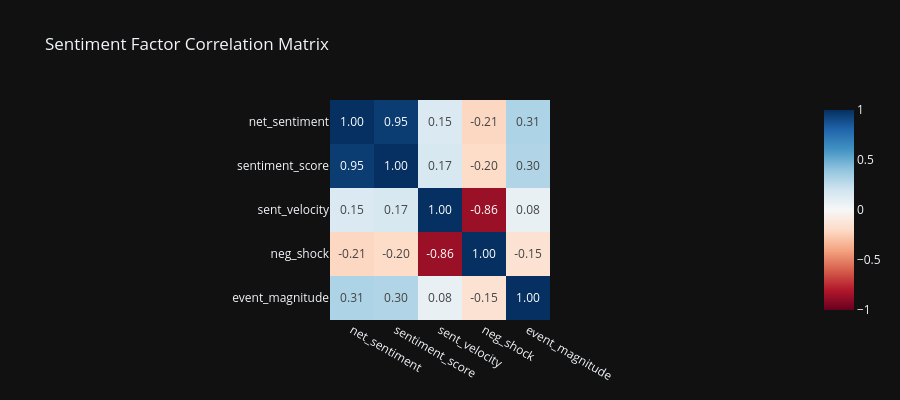

Here is the notebook cell this chart was saved with:
### Markdown cell above
## 5. Sentiment Factor Correlation Analysis

### Code cell
if not gold_df.empty:
    factor_cols = ['net_sentiment', 'sentiment_score', 'sent_velocity', 'neg_shock', 'event_magnitude']
    available = [c for c in factor_cols if c in gold_df.columns]
    if available:
        corr = gold_df[available].corr()
        fig = px.imshow(
            corr,
            title='Sentiment Factor Correlation Matrix',
            color_continuous_scale='RdBu',
            zmin=-1, zmax=1,
            text_auto='.2f',
        )
        fig.update_layout(height=400)
        fig.show()
    else:
        print('Factor columns not found in gold data.')

con.close()

### Figure 1 — Plotly figure (JSON) as saved in the notebook; plotly's stock layout.template omitted (floating-point values rounded to 4 significant figures)
{"data": [{"coloraxis": "coloraxis", "name": "0", "texttemplate": "%{z:.2f}", "x": ["net_sentiment", "sentiment_score", "sent_velocity", "neg_shock", "event_magnitude"], "y": ["net_sentiment", "sentiment_score", "sent_velocity", "neg_shock", "event_magnitude"], "z": [[1.0, 0.9538, 0.1535, -0.2137, 0.314], [0.9538, 1.0, 0.171, -0.1952, 0.3021], [0.1535, 0.171, 1.0, -0.864, 0.07823], [-0.2137, -0.1952, -0.864, 1.0, -0.1527], [0.314, 0.3021, 0.07823, -0.1527, 1.0]], "type": "heatmap", "xaxis": "x", "yaxis": "y", "hovertemplate": "x: %{x}<br>y: %{y}<br>color: %{z}<extra></extra>"}], "layout": {"xaxis": {"anchor": "y", "domain": [0.0, 1.0], "scaleanchor": "y", "constrain": "domain"}, "yaxis": {"anchor": "x", "domain": [0.0, 1.0], "autorange": "reversed", "constrain": "domain"}, "coloraxis": {"colorscale": [[0.0, "rgb(103,0,31)"], [0.1, "rgb(178,24,43)"], [0.2, "rgb(214,96,77)"], [0.3, "rgb(244,165,130)"], [0.4, "rgb(253,219,199)"], [0.5, "rgb(247,247,247)"], [0.6, "rgb(209,229,240)"], [0.7, "rgb(146,197,222)"], [0.8, "rgb(67,147,195)"], [0.9, "rgb(33,102,172)"], [1.0, "rgb(5,48,97)"]], "cmin": -1, "cmax": 1}, "title": {"text": "Sentiment Factor Correlation Matrix"}, "height": 400}}
